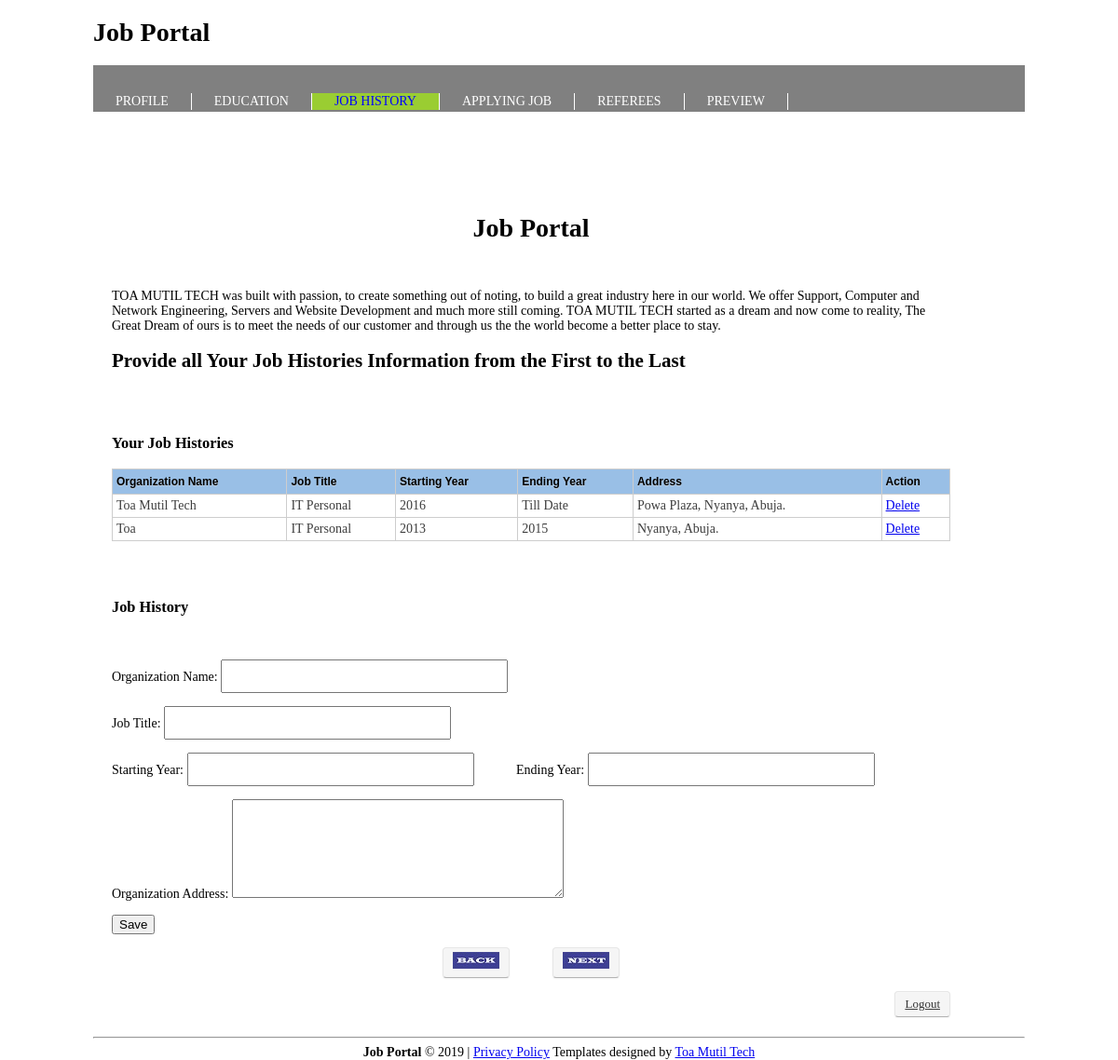
The page /history.php (signed in) on the database its author committed.
### tables this page shows
CREATE TABLE `job` (
  `job_id` int(11) NOT NULL AUTO_INCREMENT,
  `reg_id` int(11) NOT NULL,
  `jname` varchar(100) DEFAULT NULL,
  `position` varchar(100) DEFAULT NULL,
  `syear` varchar(70) DEFAULT NULL,
  `eyear` varchar(70) DEFAULT NULL,
  `jaddress` varchar(300) DEFAULT NULL,
  PRIMARY KEY (`job_id`),
  UNIQUE KEY `job_id_UNIQUE` (`job_id`)
);

### history.php (the view, shortened to what this page needs)
<?php
 $conn = mysqli_connect("localhost", "root", "mysql", "job");
        ?>
<?php
      $reg_id = $_SESSION['reg_id'];
        $result = mysqli_query($conn, "select * from reg WHERE  reg_id = ' $reg_id' ");
 $result16 = mysqli_fetch_array($result);
        ?>
<!DOCTYPE html>
<html>
    <head>
   <link rel="stylesheet" href="css/style.css" type="text/css" />
        <link rel='stylesheet' href="css/theme.blue.css"  type="text/css"/>
    </head>
    <body>
        <div id="wrapper">
            <div id="header">
                <div class="main">
                   <h1>Job Portal </h1>
                </div>
                <div class="tab">
                    <ul>
                   <li > <a href="profile.php">PROFILE</a></li>
      <li > <a href="education.php">EDUCATION</a></li>
      <li class="active"><a href="history.php">JOB HISTORY</a></li>
      <li> <a href="job.php">APPLYING JOB</a></li>
       <li> <a href="refere.php">REFEREES</a></li>
      <li><a href="preview.php" >PREVIEW</a></li>
      </ul>
                </div>
            </div>
            <div id="content">
        <h1 align="center"> Job Portal </h1><br>
        <p> TOA MUTIL TECH was built with passion, to create something out of noting, to build a great industry here in our world.
         We offer Support, Computer and Network Engineering, Servers and Website Development and much more still coming.
         TOA MUTIL TECH started as a dream and now come to reality, The Great Dream of ours is to meet the needs of our customer and through us the the world become a better place to stay.
        </p>
        <h2>Provide all Your Job Histories Information from the First to the Last</h2>
        <br><br>
        <h3>Your Job Histories</h3>
        <table cellpadding="1" cellspacing="1" class="tablesorter-blue" id="tabla">
                            <thead>
                                <tr>
                                    <td>Organization Name</td>
                                    <td>Job Title</td>
                                     <td>Starting Year</td>
                                    <td> Ending Year</td>
                                    <td>Address</td>
                                   <td>Action</td>
                                </tr>
                            </thead>
                            <tbody id="myTable">
 <?php
          $result1 = mysqli_query($conn, "SELECT * FROM job WHERE reg_id = '" . $result16['reg_id'] . "' ");
 while ($result15 = mysqli_fetch_array($result1)) {
            ?>
                                    <tr>
                                        <td><?php echo $result15['jname']; ?></td>
                                        <td><?php echo $result15['position']; ?></td>
                                        <td><?php echo $result15['syear']; ?></td>
                                         <td><?php echo $result15['eyear']; ?></td>
                                         <td><?php echo $result15['jaddress']; ?></td>
                                         <td><a href="delete1.php?job_id=<?php echo $result15['job_id']; ?>" >Delete</a></td>
                                    </tr>
 <?php
   }
            ?>
                                    </tbody>
                        </table>
        <div id="reg">
            <h3>Job History</h3><br>
            <form name="form" id="form" method="post" action="">
                  <p> Organization Name: <input type="text" name="jname" id="jname" required class="loginbox" /></p>
                   <p> Job Title: <input type="text" name="position" id="position" required class="loginbox" /></p>
                   <p>
                     Starting Year: <input type="text" name="syear" id="syear" required class="loginbox"  />&emsp;&emsp;&emsp;
                     Ending Year: <input type="text" name="eyear" id="eyear" required class="loginbox"  /></p>
                    <p> Organization Address: <textarea name="jaddress" id="jaddress" required ></textarea></p>
                <p><input type="submit" name="submit" id="submit" value="Save" /></p>
            </form>
        </div>
       <p align="center" ><a href="education.php" class="btn"><img src="img/back.jpg" alt="" /></a>&emsp;&emsp;&emsp; <a href="job.php" class="btn"><img src="img/next.jpg" alt="" /></a></p>
        <p align="right"> <a href="logout.php" class="btn">Logout</a></p>
        </div>
        <div id="footer">
            <hr>
            <center>
            <div><strong>Job Portal</strong> &copy; <span id="copyright-year">2019</span> | <a href="privacy.php" target="_blank">Privacy Policy</a>
                       Templates designed by <a href="http://toamutiltech.com/" target="_blank" rel="nofollow">Toa Mutil Tech</a>
                    </div>
                </center>
        </div>
        </div>
    </body>
</html>

### css/style.css (style rules this page uses)
body { font-family: cursive; font-size: 14px; }
#wrapper { width: 1000px; margin: auto; }
#content { padding-top: 30px; padding-left: 20px; width: 900px; float: left; }
.tab { height: 50px; background-color: gray; }
.tab ul { list-style:none; padding:16px 0; height:51px; float:left; }
.tab ul li { margin:0; padding:0; float:left; border-right:1px solid #fff; }
.tab ul li a { display:block; margin:auto; padding:0 24px; font-size:14px; line-height:18px; font-weight:normal; color:#fff; text-decoration:none; text-transform:none; text-align:center; }
.tab ul li.active a, .tab ul li a:hover { background-color: yellowgreen; color:blue; }
#form textarea { width: 350px; height: 100px; }
#reg { padding-top: 30px; }
.loginbox { width: 300px; height: 30px; }
.btn { border-color: #ccc; border-color: rgba(0, 0, 0, 0.1) rgba(0, 0, 0, 0.1) rgba(0, 0, 0, 0.25); display: inline-block; padding: 4px 10px 4px; margin-bottom: 0; font-size: 13px; line-height: 18px; color: #333333; text-align: center; text-shadow: 0 1px 1px rgba(255, 255, 255, 0.75); vertical-align: middle; cursor: pointer; background-color: #f5f5f5; background-repeat: repeat-x; border: 1px solid #cccccc; border-color: rgba(0, 0, 0, 0.1) rgba(0, 0, 0, 0.1) rgba(0, 0, 0, 0.25); border-color: #e6e6e6 #e6e6e6 #bfbfbf; border-bottom-color: #b3b3b3; -webkit-border-radius: 4px; -moz-border-radius: 4px; border-radius: 4px; filter: progid:dximagetransform.microsoft.gradient(startColorstr='#ffffff', endColorstr='#e6e6e6', GradientType=0); filter: progid:dximagetransform.microsoft.gradient(enabled=false); -webkit-box-shadow: inset 0 1px 0 rgba(255, 255, 255, 0.2), 0 1px 2px rgba(0, 0, 0, 0.05); -moz-box-shadow: inset 0 1px 0 rgba(255, 255, 255, 0.2), 0 1px 2px rgba(0, 0, 0, 0.05); box-shadow: inset 0 1px 0 rgba(255, 255, 255, 0.2), 0 1px 2px rgba(0, 0, 0, 0.05); }
#footer { width: 1000px; float: left; }

### css/theme.blue.css (style rules this page uses)
.tablesorter-blue { width: 100%; background-color: #fff; margin: 10px 0 15px; text-align: left; border-spacing: 0; border: #cdcdcd 1px solid; border-width: 1px 0 0 1px; }
.tablesorter-blue th, .tablesorter-blue td { border: #cdcdcd 1px solid; border-width: 0 1px 1px 0; }
.tablesorter-blue th, .tablesorter-blue thead td { font: 12px/18px Arial, Sans-serif; font-weight: bold; color: #000; background-color: #99bfe6; border-collapse: collapse; padding: 4px; text-shadow: 0 1px 0 rgba(204, 204, 204, 0.7); }
.tablesorter-blue tbody td, .tablesorter-blue tfoot th, .tablesorter-blue tfoot td { padding: 4px; vertical-align: top; }
.tablesorter-blue td { color: #3d3d3d; background-color: #fff; padding: 4px; vertical-align: top; }

### rows shown on the page
job: jname "Toa Mutil Tech", position "IT Personal", syear "2016", eyear "Till Date", jaddress "Powa Plaza, Nyanya, Abuja."
job: jname "Toa", position "IT Personal", syear "2013", eyear "2015", jaddress "Nyanya, Abuja."
